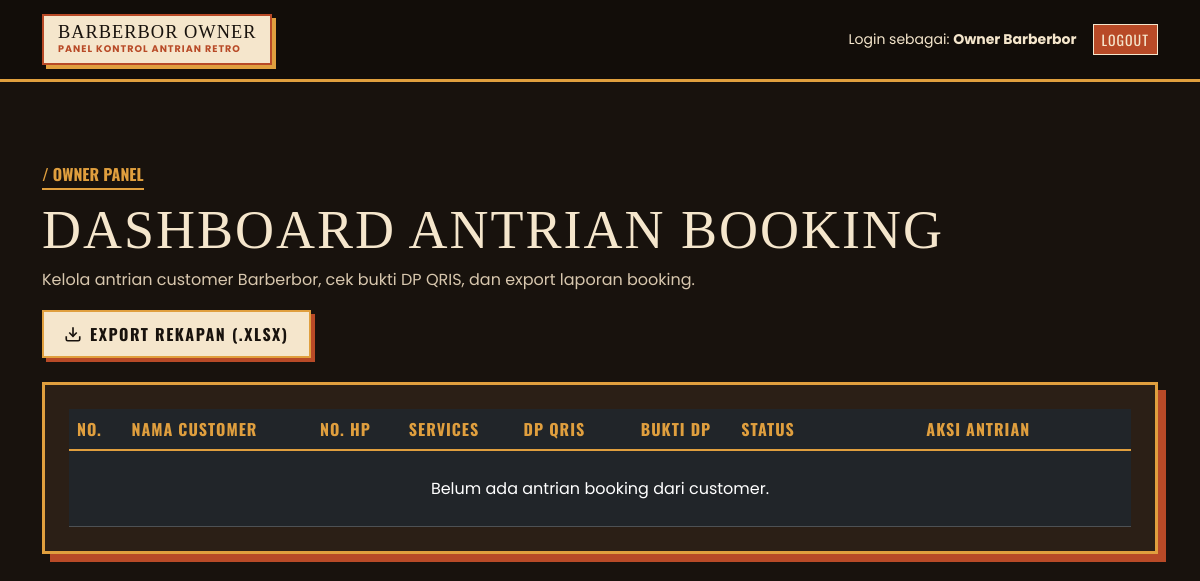
The page /dashboard_owner.php (signed in) on the database as committed earlier.
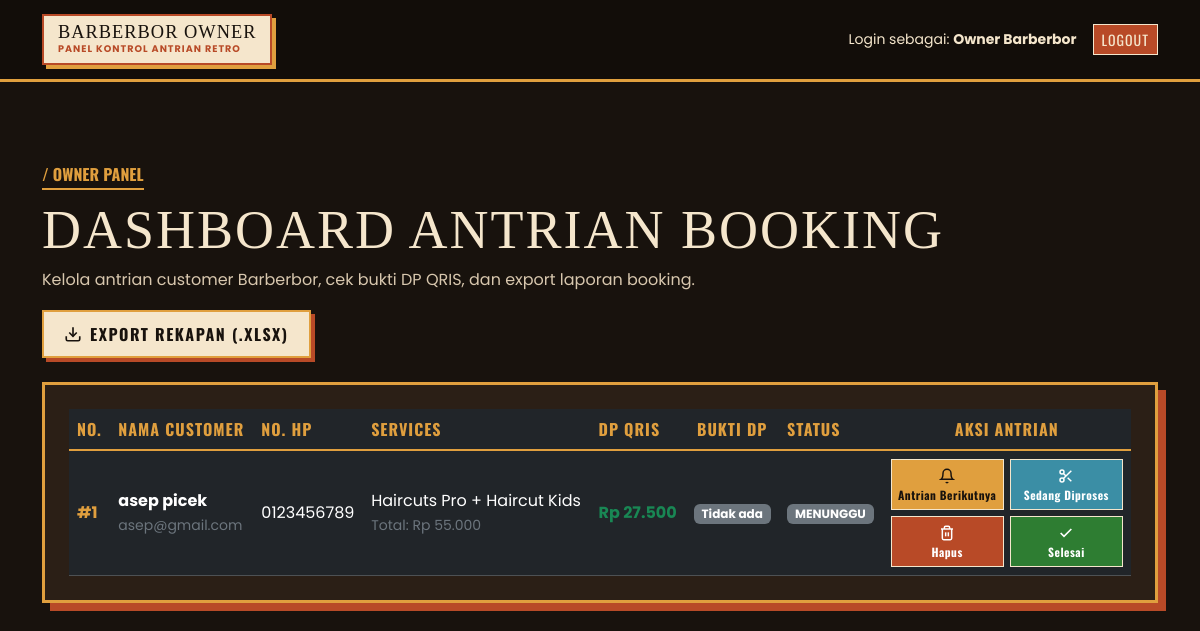
The same page on the database as committed later.
### tables this page shows
CREATE TABLE `bookings` (
  `id_booking` int(11) UNSIGNED NOT NULL,
  `id_customer` int(11) UNSIGNED NOT NULL,
  `total_harga` int(11) UNSIGNED NOT NULL,
  `jumlah_dp` int(11) UNSIGNED NOT NULL,
  `metode_pembayaran` enum('QRIS','Transfer Bank','Tunai') DEFAULT 'QRIS',
  `bukti_pembayaran` varchar(255) NOT NULL,
  `status_antrian` enum('Menunggu','Antrian Berikutnya','Sedang Diproses','Selesai','Dibatalkan') DEFAULT 'Menunggu',
  `waktu_booking` timestamp NOT NULL DEFAULT current_timestamp()
);

CREATE TABLE `customers` (
  `id_customer` int(11) UNSIGNED NOT NULL,
  `nama_lengkap` varchar(100) NOT NULL,
  `no_hp` varchar(20) NOT NULL,
  `alamat` text NOT NULL,
  `email` varchar(100) NOT NULL,
  `password` varchar(255) NOT NULL,
  `created_at` timestamp NOT NULL DEFAULT current_timestamp()
);

### dashboard_owner.php (the view, shortened to what this page needs)
<?php
require 'koneksi.php';
$sql_bookings = "SELECT b.*, c.nama_lengkap AS nama_customer, c.no_hp, c.email AS email_customer,
                 GROUP_CONCAT(s.nama_service SEPARATOR ' + ') AS nama_service
                 FROM bookings b
                 JOIN customers c ON b.id_customer = c.id_customer
                 JOIN booking_details bd ON b.id_booking = bd.id_booking
                 JOIN services s ON bd.id_service = s.id_service
                 GROUP BY b.id_booking
                 ORDER BY b.id_booking ASC";
$query_bookings = $koneksi->query($sql_bookings);
?>
<!DOCTYPE html>
<html lang="id">
<head>
    <link href="https://cdn.jsdelivr.net/npm/bootstrap@5.3.3/dist/css/bootstrap.min.css" rel="stylesheet">
    <link rel="stylesheet" href="style.css?v=7">
</head>
<body class="retro-body">
    <nav class="navbar retro-navbar sticky-top">
        <div class="container">
            <a class="navbar-brand retro-nav-logo" href="dashboard_owner.php">
                <span class="logo-top">BARBERBOR OWNER</span>
                <span class="logo-bottom">PANEL KONTROL ANTRIAN RETRO</span>
            </a>
            <div class="d-flex align-items-center gap-3">
                <span class="text-cream small d-none d-md-inline">Login sebagai: <strong><?= htmlspecialchars($_SESSION['username']); ?></strong></span>
                <a href="logout.php" class="btn retro-btn-logout btn-sm">LOGOUT</a>
            </div>
        </div>
    </nav>
    <section class="retro-section retro-section-dark min-vh-100">
        <div class="container">
            <div class="d-flex flex-wrap justify-content-between align-items-end gap-3 mb-4">
                <div>
                    <div class="retro-section-num">/ OWNER PANEL</div>
                    <h1 class="retro-section-title mb-1">DASHBOARD ANTRIAN BOOKING</h1>
                    <p class="retro-text mb-0">Kelola antrian customer Barberbor, cek bukti DP QRIS, dan export laporan booking.</p>
                </div>
                <div>
                    <a href="export_xlsx.php" class="btn retro-btn-export d-inline-flex align-items-center gap-2">
                        <svg width="18" height="18" viewBox="0 0 24 24" fill="none" stroke="currentColor" stroke-width="2.2">
                            <path d="M21 15v4a2 2 0 0 1-2 2H5a2 2 0 0 1-2-2v-4"/>
                            <polyline points="7 10 12 15 17 10"/>
                            <line x1="12" y1="15" x2="12" y2="3"/>
                        </svg>
                        EXPORT REKAPAN (.XLSX)
                    </a>
                </div>
            </div>
            <div class="retro-card-box p-3 p-md-4">
                <div class="table-responsive">
                    <table class="table table-dark retro-table align-middle mb-0">
                        <thead>
                            <tr>
                                <th>NO.</th>
                                <th>NAMA CUSTOMER</th>
                                <th>NO. HP</th>
                                <th>SERVICES</th>
                                <th>DP QRIS</th>
                                <th class="text-center">BUKTI DP</th>
                                <th>STATUS</th>
                                <th class="text-center" style="min-width: 230px;">AKSI ANTRIAN</th>
                            </tr>
                        </thead>
                        <tbody>
                            <?php if ($query_bookings && $query_bookings->num_rows > 0): ?>
                                <?php while ($b = $query_bookings->fetch_assoc()): ?>
                                    <?php
                                    $nama_file  = !empty($b['bukti_pembayaran']) ? $b['bukti_pembayaran'] : '';
                                    $file_bukti = ($nama_file !== '') ? 'uploads/' . $nama_file : '';
                                    $ada_foto   = ($file_bukti !== '' && file_exists($file_bukti));
                                    ?>
                                    <tr>
                                        <td class="fw-bold text-mustard">#<?= $b['id_booking']; ?></td>
                                        <td>
                                            <strong><?= htmlspecialchars($b['nama_customer']); ?></strong><br>
                                            <small class="text-secondary"><?= htmlspecialchars($b['email_customer']); ?></small>
                                        </td>
                                        <td><?= htmlspecialchars($b['no_hp']); ?></td>
                                        <td>
                                            <?= htmlspecialchars($b['nama_service']); ?><br>
                                            <small class="text-secondary">Total: Rp <?= number_format($b['total_harga'], 0, ',', '.'); ?></small>
                                        </td>
                                        <td class="text-success fw-bold">Rp <?= number_format($b['jumlah_dp'], 0, ',', '.'); ?></td>
                                        <td class="text-center">
                                            <?php if ($ada_foto): ?>
                                                <button type="button"
                                                    class="btn btn-bukti-view btn-lihat-bukti d-inline-flex align-items-center gap-1"
                                                    data-foto="<?= htmlspecialchars($file_bukti); ?>"
                                                    data-nama="<?= htmlspecialchars($b['nama_customer']); ?>"
                                                    data-service="<?= htmlspecialchars($b['nama_service']); ?>"
                                                    data-dp="Rp <?= number_format($b['jumlah_dp'], 0, ',', '.'); ?>"
                                                    data-antrian="#<?= $b['id_booking']; ?>"
                                                    title="<?= htmlspecialchars($nama_file); ?>">
                                                    <svg width="14" height="14" viewBox="0 0 24 24" fill="none" stroke="currentColor" stroke-width="2.2">
                                                        <path d="M1 12s4-8 11-8 11 8 11 8-4 8-11 8-11-8-11-8z"/>
                                                        <circle cx="12" cy="12" r="3"/>
                                                    </svg>
                                                    <span>Lihat Foto</span>
                                                </button>
                                                <small class="d-block text-secondary mt-1" style="font-size: 0.7rem; max-width: 110px; overflow: hidden; text-overflow: ellipsis; white-space: nowrap; margin: 0 auto;">
                                                    <?= htmlspecialchars($nama_file); ?>
                                                </small>
                                            <?php else: ?>
                                                <span class="badge bg-secondary">Tidak ada</span>
                                            <?php endif; ?>
                                        </td>
                                        <td>
                                            <?php
                                            $badge_class = 'bg-secondary';
                                            ?>
                                            <span class="badge <?= $badge_class; ?> px-2 py-1">
                                                <?= strtoupper($b['status_antrian']); ?>
                                            </span>
                                        </td>
                                        <td>
                                            <div class="retro-action-grid">
                                                <form method="POST" onsubmit="alert('Anda antrian berikutnya, pastikan sudah berada di tempat!');">
                                                    <button type="submit" class="btn retro-grid-btn btn-grid-next" title="Panggil Antrian Berikutnya">
                                                        <svg width="16" height="16" viewBox="0 0 24 24" fill="none" stroke="currentColor" stroke-width="2.2">
                                                            <path d="M18 8A6 6 0 0 0 6 8c0 7-3 9-3 9h18s-3-2-3-9"/>
                                                            <path d="M13.73 21a2 2 0 0 1-3.46 0"/>
                                                        </svg>
                                                        <span>Antrian Berikutnya</span>
                                                    </button>
                                                </form>
                                                <form method="POST">
                                                    <button type="submit" class="btn retro-grid-btn btn-grid-process" title="Tandai Sedang Diproses">
                                                        <svg width="16" height="16" viewBox="0 0 24 24" fill="none" stroke="currentColor" stroke-width="2.2">
                                                            <circle cx="6" cy="6" r="3"/>
                                                            <circle cx="6" cy="18" r="3"/>
                                                            <line x1="20" y1="4" x2="8.12" y2="15.88"/>
                                                            <line x1="14.47" y1="14.48" x2="20" y2="20"/>
                                                            <line x1="8.12" y1="8.12" x2="12" y2="12"/>
                                                        </svg>
                                                        <span>Sedang Diproses</span>
                                                    </button>
                                                </form>
                                                <form method="POST" onsubmit="return confirm('Yakin ingin menghapus antrian #<?= $b['id_booking']; ?> milik <?= htmlspecialchars($b['nama_customer']); ?>?');">
                                                    <button type="submit" class="btn retro-grid-btn btn-grid-delete" title="Hapus Data Antrian">
                                                        <svg width="16" height="16" viewBox="0 0 24 24" fill="none" stroke="currentColor" stroke-width="2.2">
                                                            <polyline points="3 6 5 6 21 6"/>
                                                            <path d="M19 6v14a2 2 0 0 1-2 2H7a2 2 0 0 1-2-2V6m3 0V4a2 2 0 0 1 2-2h4a2 2 0 0 1 2 2v2"/>
                                                            <line x1="10" y1="11" x2="10" y2="17"/>
                                                            <line x1="14" y1="11" x2="14" y2="17"/>
                                                        </svg>
                                                        <span>Hapus</span>
                                                    </button>
                                                </form>
                                                <form method="POST">
                                                    <button type="submit" class="btn retro-grid-btn btn-grid-done" title="Tandai Selesai">
                                                        <svg width="16" height="16" viewBox="0 0 24 24" fill="none" stroke="currentColor" stroke-width="2.5">
                                                            <polyline points="20 6 9 17 4 12"/>
                                                        </svg>
                                                        <span>Selesai</span>
                                                    </button>
                                                </form>
                                            </div>
                                        </td>
                                    </tr>
                                <?php endwhile; ?>
                            <?php else: ?>
                                <tr>
                                    <td colspan="8" class="text-center py-4 retro-text">
                                        Belum ada antrian booking dari customer.
                                    </td>
                                </tr>
                            <?php endif; ?>
                        </tbody>
                    </table>
                </div>
            </div>
        </div>
    </section>
</body>
</html>

### style.css (style rules this page uses)
:root { --retro-bg-dark: #18120D; --retro-bg-brown: #241A12; --retro-card: #2B1F16; --retro-cream: #F5E6CC; --retro-mustard: #E09F3E; --retro-rust: #B84A27; --retro-border: #D98A2B; }
* { box-sizing: border-box; }
body.retro-body { background-color: var(--retro-bg-dark); color: var(--retro-cream); font-family: 'Poppins', sans-serif; overflow-x: hidden; }
.text-mustard { color: var(--retro-mustard) !important; }
.text-cream { color: var(--retro-cream) !important; }
.retro-navbar { background-color: #120D09; border-bottom: 3px solid var(--retro-mustard); padding: 14px 0; }
.retro-nav-logo { display: flex; flex-direction: column; background-color: var(--retro-cream); color: var(--retro-bg-dark) !important; padding: 6px 14px; border: 2px solid var(--retro-rust); box-shadow: 4px 4px 0px var(--retro-mustard); text-decoration: none; }
.retro-nav-logo .logo-top { font-family: 'Alfa Slab One', serif; font-size: 1.15rem; letter-spacing: 1px; line-height: 1.1; }
.retro-nav-logo .logo-bottom { font-size: 0.6rem; font-weight: 700; letter-spacing: 1px; color: var(--retro-rust); }
.retro-btn-logout { background-color: var(--retro-rust); color: var(--retro-cream); font-family: 'Oswald', sans-serif; letter-spacing: 1px; border: 1px solid var(--retro-cream); border-radius: 0; }
.retro-btn-export { background-color: var(--retro-cream) !important; color: #18120D !important; font-family: 'Oswald', sans-serif; font-weight: 700; letter-spacing: 1.5px; border: 2px solid var(--retro-mustard) !important; border-radius: 0; padding: 10px 20px; box-shadow: 4px 4px 0px var(--retro-rust); transition: all 0.2s ease; }
.retro-section { padding: 80px 0; border-bottom: 2px solid rgba(224, 159, 62, 0.25); }
.retro-section-dark { background-color: var(--retro-bg-dark); }
.retro-section-num { font-family: 'Oswald', sans-serif; font-weight: 700; color: var(--retro-mustard); border-bottom: 2px solid var(--retro-mustard); display: inline-block; padding-bottom: 2px; margin-bottom: 8px; }
.retro-section-title { font-family: 'Alfa Slab One', serif; font-size: clamp(2.2rem, 4.5vw, 3.5rem); letter-spacing: 2px; color: var(--retro-cream); }
.retro-text { color: #D8C7AE; line-height: 1.7; }
.retro-login-box, .retro-card-box, .retro-registered-box { background-color: var(--retro-card); border: 3px solid var(--retro-mustard); box-shadow: 8px 8px 0px var(--retro-rust); padding: 30px; }
.retro-table th { font-family: 'Oswald', sans-serif; letter-spacing: 1px; color: var(--retro-mustard); border-bottom: 2px solid var(--retro-mustard); }
.retro-action-grid { display: grid; grid-template-columns: repeat(2, 1fr); gap: 6px; }
.retro-action-grid form { margin: 0; }
.retro-grid-btn { width: 100%; display: flex; flex-direction: column; align-items: center; justify-content: center; gap: 4px; padding: 8px 6px; border-radius: 0; font-family: 'Oswald', sans-serif; font-size: 0.72rem; font-weight: 700; letter-spacing: 0.5px; line-height: 1.15; border: 1.5px solid var(--retro-cream); transition: transform 0.15s ease, filter 0.15s ease; }
.btn-grid-next { background-color: #E09F3E; color: #18120D; }
.btn-grid-process { background-color: #3B8EA5; color: #FFFFFF; }
.btn-grid-delete { background-color: #B84A27; color: #FFFFFF; }
.btn-grid-done { background-color: #2E7D32; color: #FFFFFF; }

Rows that differ between the two databases and show on the page:
added bookings: id_booking "1", id_customer.nama_lengkap "asep picek", id_customer.email "asep@gmail.com", id_customer.no_hp "0123456789", nama_service "Haircuts Pro + Haircut Kids", total_harga "55.000", jumlah_dp "27.500", shows "Tidak ada", status_antrian "MENUNGGU"
Other text that changed with them:
text no longer shown: "Belum ada antrian booking dari customer."
